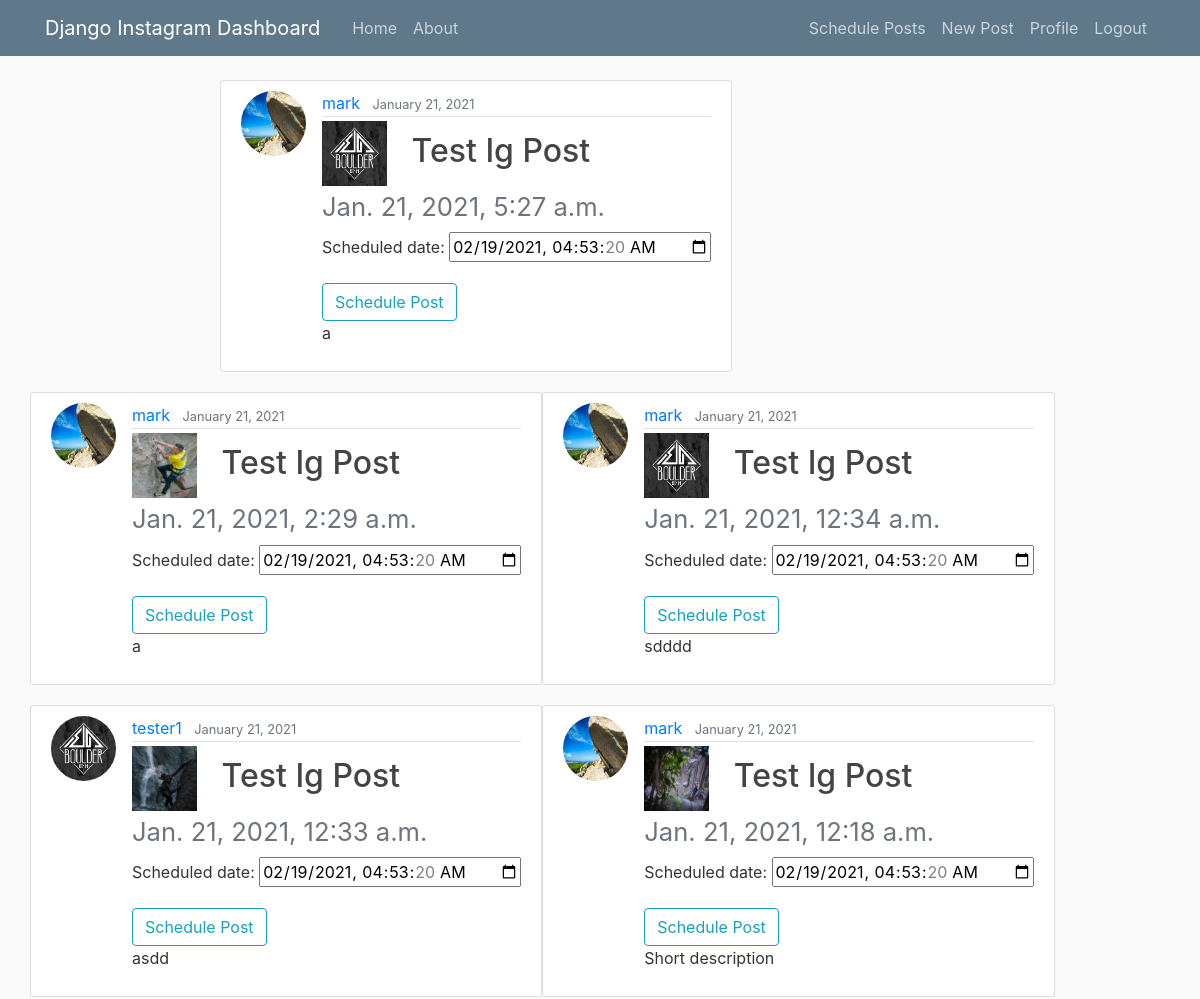
Before: /schedule/ (signed in, upper part) with the older database file.
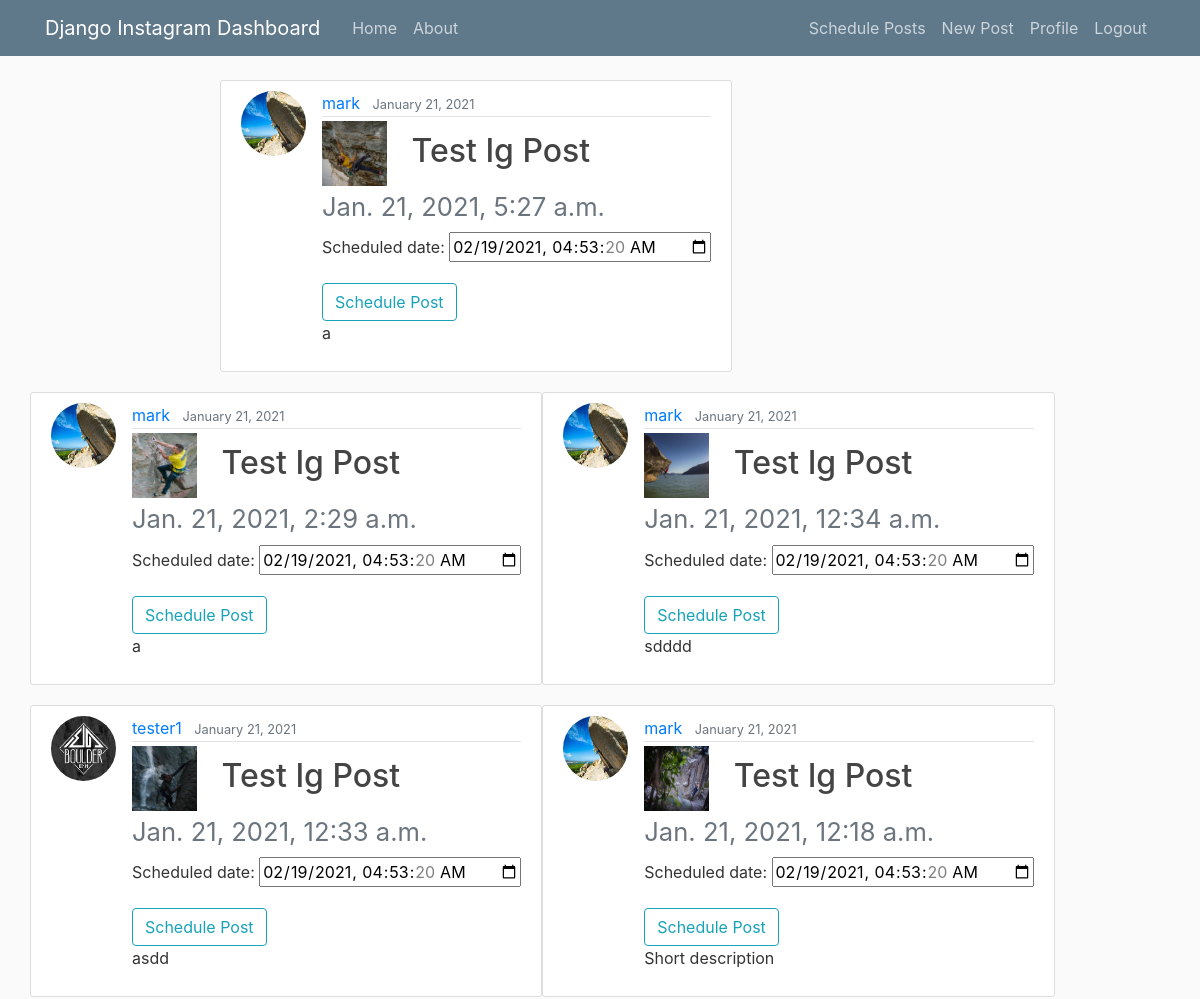
After: the same page with the newer database file.
### blog/models.py (models this page shows, shortened)
class Post(models.Model):
    title = models.CharField(("Title"), max_length=50)
    image = models.ImageField(default='default.jpg', verbose_name='Image: JPEG, GIF, or PNG', upload_to='images')
    small_image = models.FileField(default='default.jpg')
    content = models.TextField(max_length=2200)
    date_added = models.DateTimeField(default=timezone.now)
    author = models.ForeignKey(User, on_delete=models.CASCADE)
    scheduled_date = models.DateTimeField(default=timezone.now)
    updated = models.BooleanField(default=False)
    hashtags = models.TextField(default='#hashtag', verbose_name='Hashtags: must be separated by a space',
                                validators=[RegexValidator(
                                    regex=r'^#\w+(?: #\w+)*$',
                                    message='Hashtag format invalid',
                                    code='invalid_hashtags')]
                                    )
    handles = models.TextField(default=User, verbose_name='Handles',
                              validators=[RegexValidator(
                                  regex=r'^([a-zA-Z0-9_][a-zA-Z0-9_.])*$',
                                  message='Handle(s) format invalid',
                                  code='invalid_hashtags')]
                                  )
    permission = models.BooleanField(default=False, verbose_name='By checking this box you are giving us permission you use this content')

### users/models.py (models this page shows, shortened)
class Profile(models.Model):
    user = models.OneToOneField(User, on_delete=models.CASCADE)
    image = models.ImageField(default='profile_pics/default.jpg', upload_to='profile_pics')
    handle = models.CharField(max_length=30, default='Enter your Instagram Handle here', verbose_name='Handles',
                              validators=[RegexValidator(
                                  regex=r'^([a-zA-Z0-9_][a-zA-Z0-9_.])*$',
                                  message='Handle format invalid',
                                  code='invalid_handle')]
                                  )

### blog/views.py (the view, shortened to what this page needs)
# urls.py: path('schedule/', PostScheduleListView.as_view(), name='post-schedule'),
class PostScheduleListView(UserPassesTestMixin, LoginRequiredMixin, ListView):
    model = Post
    template_name = 'blog/schedule_posts.html'
    context_object_name = 'posts'
    paginate_by = 9
    def get_queryset(self):
        return Post.objects.all().order_by('-scheduled_date')
    def test_func(self):
        if self.request.user.is_superuser:
            return True
        else:
            return False
    def get_context_data(self, **kwargs):
        form = ScheduledDateForm()
        kwargs['form'] = form
        return super().get_context_data(**kwargs)

### blog/forms.py (shortened to what this page needs)
class ScheduledDateForm(forms.ModelForm):
    class Meta:
        model = Post
        fields = ['scheduled_date']
        widgets = {
            'scheduled_date':DateUpdateForm()
        }

### blog/templates/blog/schedule_posts.html (shortened to what this page needs)
{% extends 'blog/base.html' %}
{% block content %}
    {% for post in posts %}
        <article class="media content-section">
            <img class="rounded-circle article-img" src="{{post.author.profile.image.url}}">
            <div class="media-body">
                <div class="article-metadata">
                <a class="mr-2" href="{% url 'user-posts' post.author.username %}">{{ post.author }}</a>
                <small class="text-muted">{{ post.date_added|date:"F d, Y" }}</small>
                </div>
                <h2>
                    <div>
                        <img class="article-img" src="{{ post.image.url }}">
                        <a class="article-title" href="{% url 'post-detail' post.pk %}">{{ post.title }}</a>
                    </div>
                    <small class="text-muted">{{ post.scheduled_date }}</small>
                </h2>
                <form method="POST">
                {{ form.as_p }}
                <button class="btn btn-outline-info" type="submit" name="post" value="{{ post.id }}" >Schedule Post</button>
                </form>
                <p class="article-content">{{ post.content }}</p>
            </div>
        </article>
    {% endfor %}
</div>
{% endblock content %}

Changed rows visible on the page:
changed Post "Jan. 21, 2021, 5:27 a.m.": image: picture added in place of a placeholder
changed Post "Jan. 21, 2021, 12:34 a.m.": image: picture added in place of a placeholder
